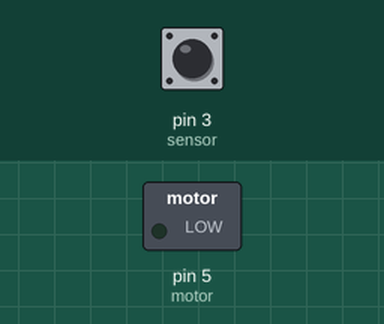
A sketch run on a simulated Arduino Uno, built with avr-gcc and run on an emulated ATmega328P. Shown: switched loads named in the sketch (green lamp = pin HIGH). Dashed ring = blinking. The inputs (shaded band) are chosen by the test bench; at power-on: pin 3 (sensor) LOW.

Above: at 1.2 s.
1.3 s: pin 3 (sensor) driven HIGH
At 2.5 s:
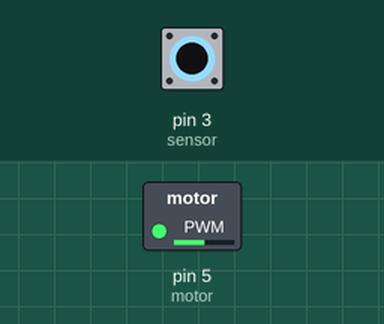
2.8 s: pin 3 (sensor) driven LOW
At 3.3 s:
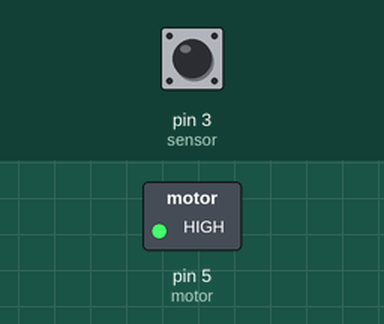
4.3 s: pin 3 (sensor) pulsed HIGH 2 times (0.12 s each, 0.3 s apart)
At 4.45 s:
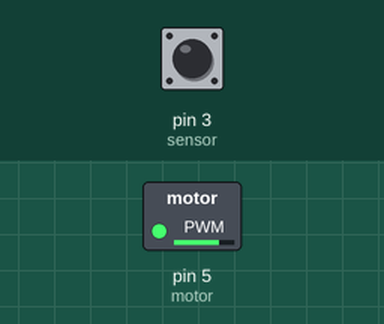
Timing chart, 0 to 7.3 s (numbered marks = the images above; inputs shaded):
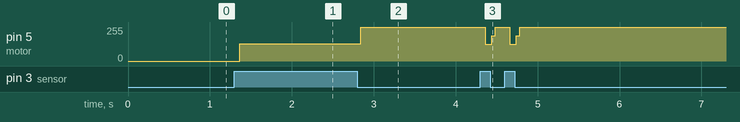

Measured:
- after the input at 1.3 s, pin 5 (motor): 0/255 → 128/255 after 0.06 s
- after the input at 2.8 s, pin 5 (motor): 128/255 → 255/255 at once
- after the input at 4.3 s, pin 5 (motor): alternates 255/255 for 0.22 s and 127/255 for 0.08 s, 4 changes in all, then stays 255/255, starting after 0.06 s

The sketch:

sessensoruilemotor.ino
```cpp
#define sensor 3
#define motor 5

int durum = LOW;

void setup() {

   pinMode(sensor,INPUT);
   pinMode(motor,OUTPUT);

}


void loop() {

  if(digitalRead(sensor))
  {
       if(durum == LOW)
       {
          durum = HIGH;
       }
       else
       {
           durum = LOW;
       }

       digitalWrite(motor,durum);
  }
  delay(5);


}
```
